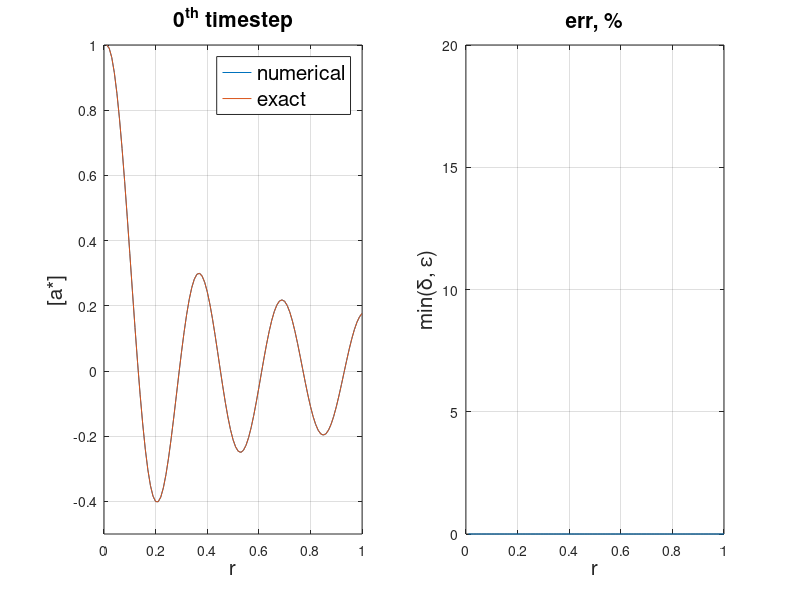
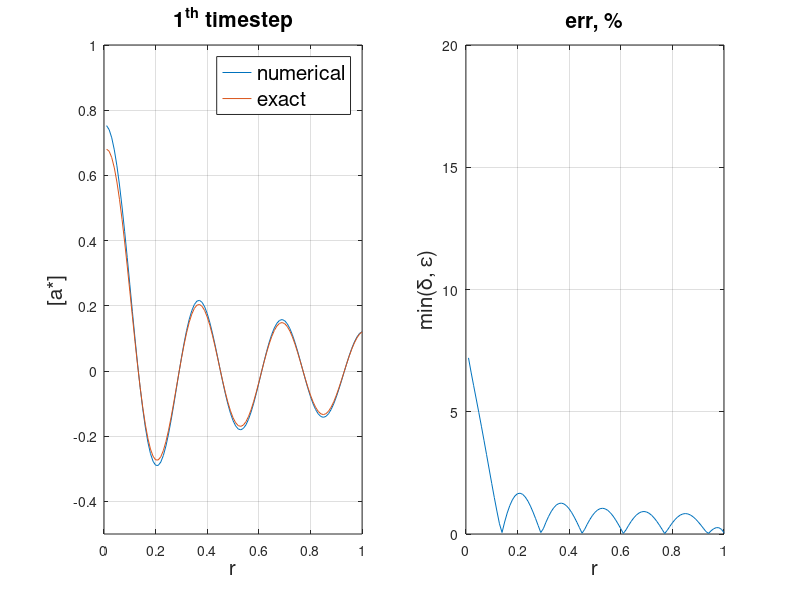
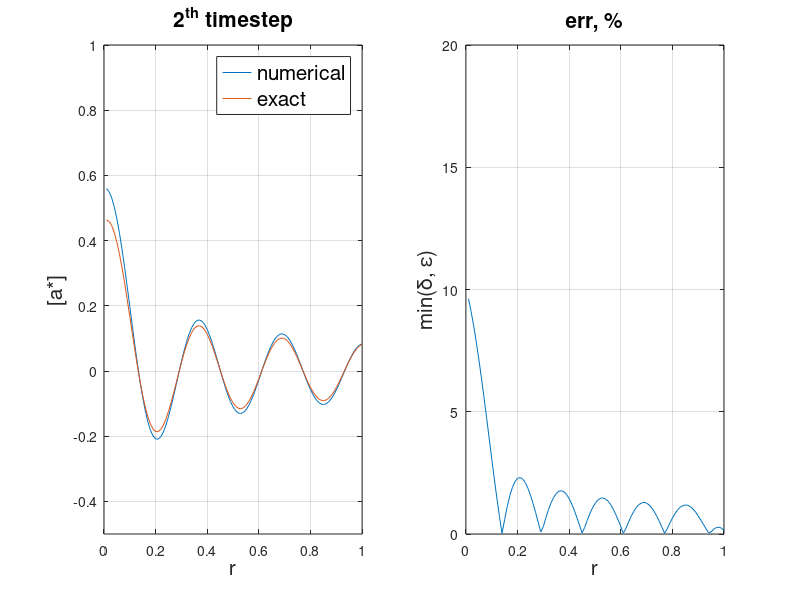
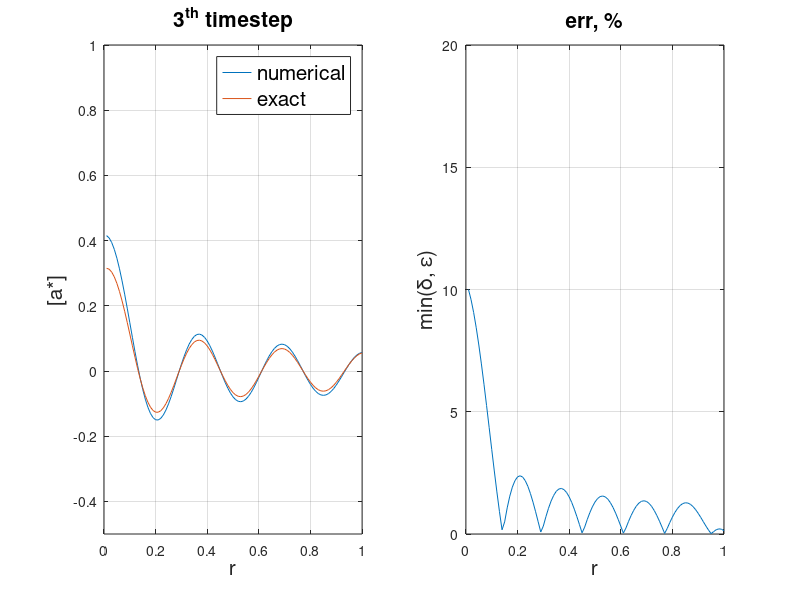

Source code (MATLAB) for these figures, in order:
a = csvread("rnumsol.csv");
aa = csvread("rconst_diff_ex.csv");
xize = size(a)/100
xize = xize(1)
z = a(1:100,1:100);
x = (1:100)/100;
m = min(min(z))
M = max(max(z))
n = 100;
cmap = colormap (summer (100));

for i=0:(xize-1)
j=100*i
z = a(j+1:j+100,1:100);
zz = aa(i+1, 1:100);
abser = abs(z-zz);
err = min(abser, abser./abs(zz));
#z = a(201:300,1:100)*100;
#z = z - m;
#z = z / M;
#z = n * z;
figure(i+1);
clf;
colormap(cmap);
caxis([m M]);
subplot(1,2,1);
  plot(x, z(10,:), x, zz);
  ylim([-0.5, 1]);
  grid on;
  xlabel('r', 'fontsize', 15);
  ylabel('[a*]', 'fontsize', 15);
  title(sprintf('%d^{th} timestep', i), 'fontsize', 15);
  legend(['numerical';'exact'], 'fontsize', 15);
subplot(1,2,2);
  plot(x,err(10,:) * 100);
  ylim([0, 0.2] * 100);
  grid on;
  xlabel('r', 'fontsize', 15);
  ylabel('min(\delta, \epsilon)', 'fontsize', 15);
  title('err, %', 'fontsize', 15);
saveas(sprintf("r%d.png", i));
##clf;
##image(z);
##colorbar
##filename = sprintf("col%d.png",i)
##print(i+1,filename);
##clf;
##contourf(z);
##colorbar
##xlabel("R", "fontsize", 15);
##ylabel("Z", "fontsize", 15);
##filename = sprintf("con%d.png",i);
##print(i+1,filename);
endfor

##a = csvread("uniformity.csv");
###image(a);
##contourf(a);
###caxis([m M]);
##caxis([2 3]);
##colormap(cmap);
##colorbar
#print -dpng uniformity.png







